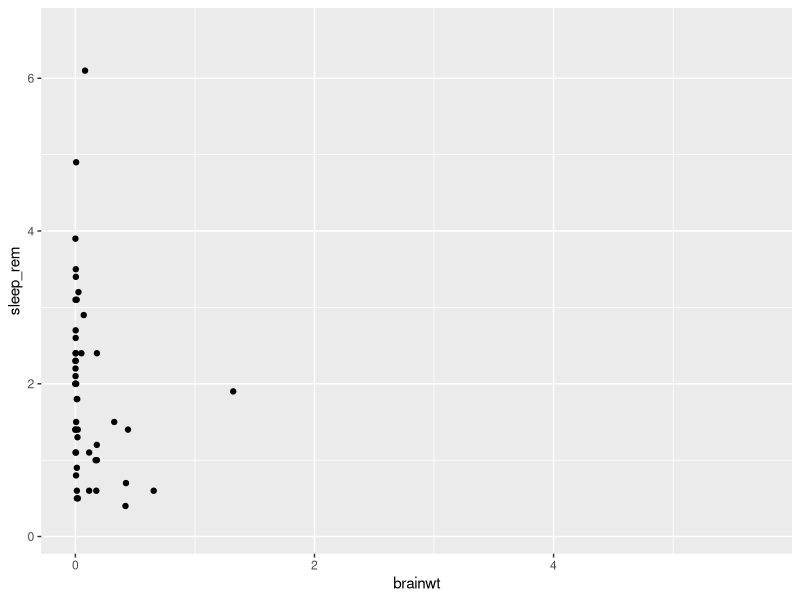
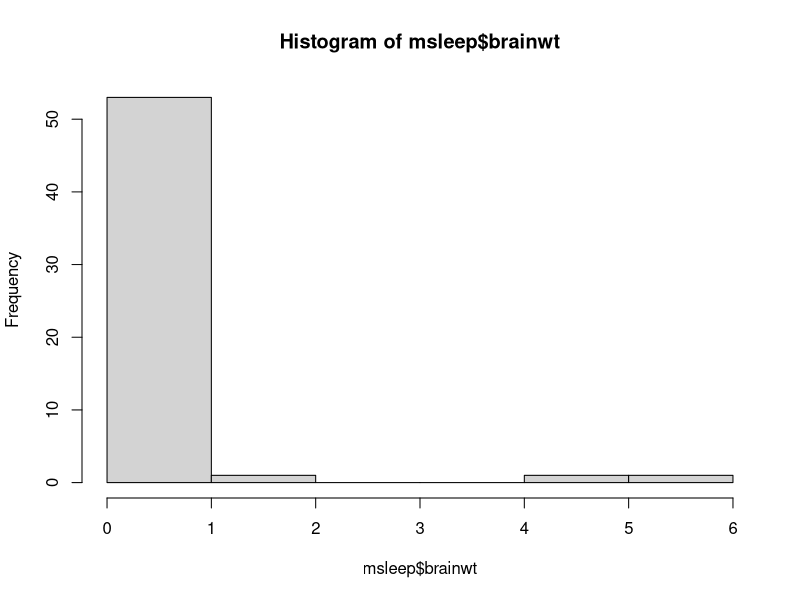
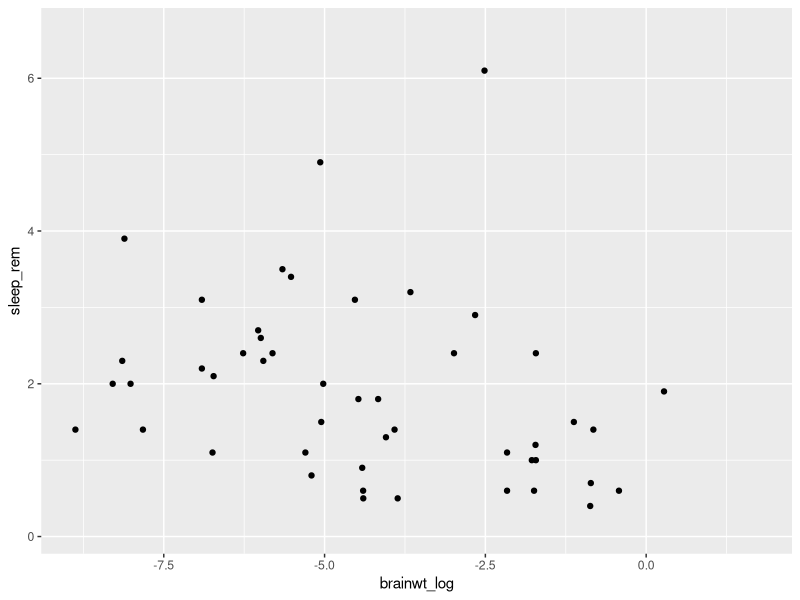
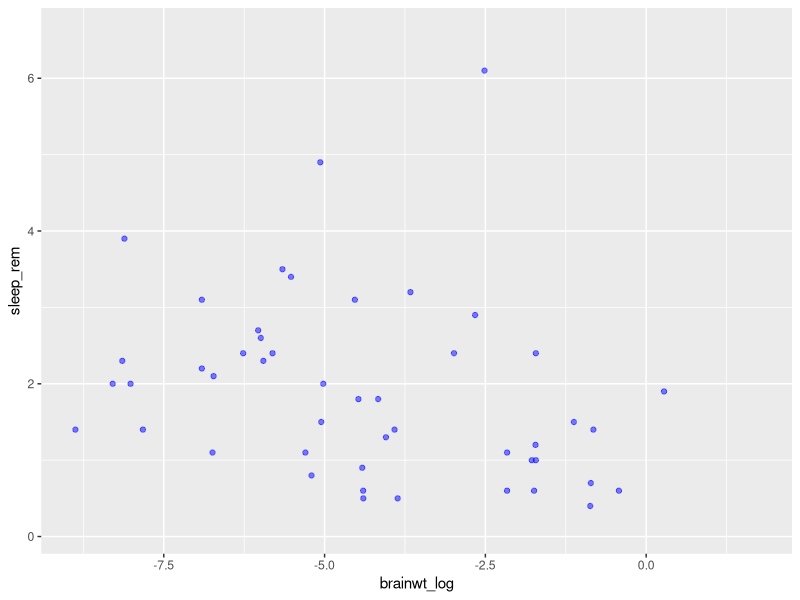
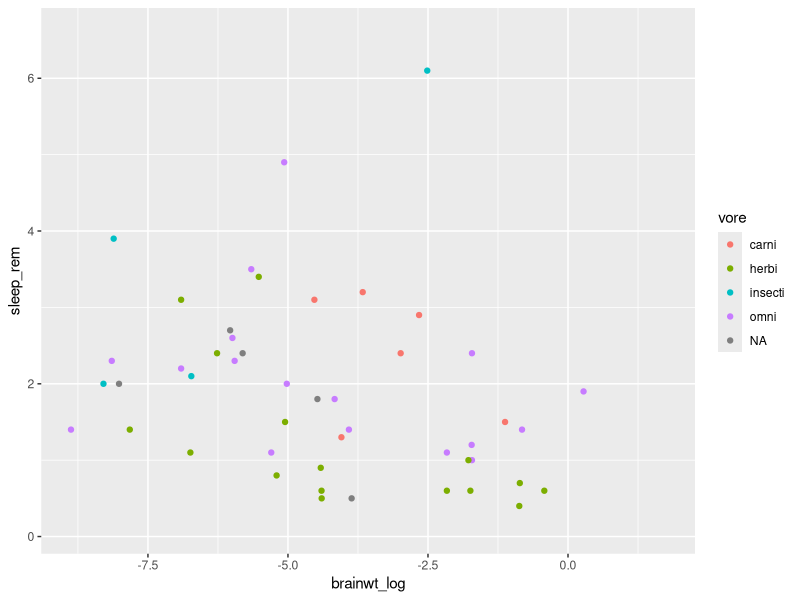
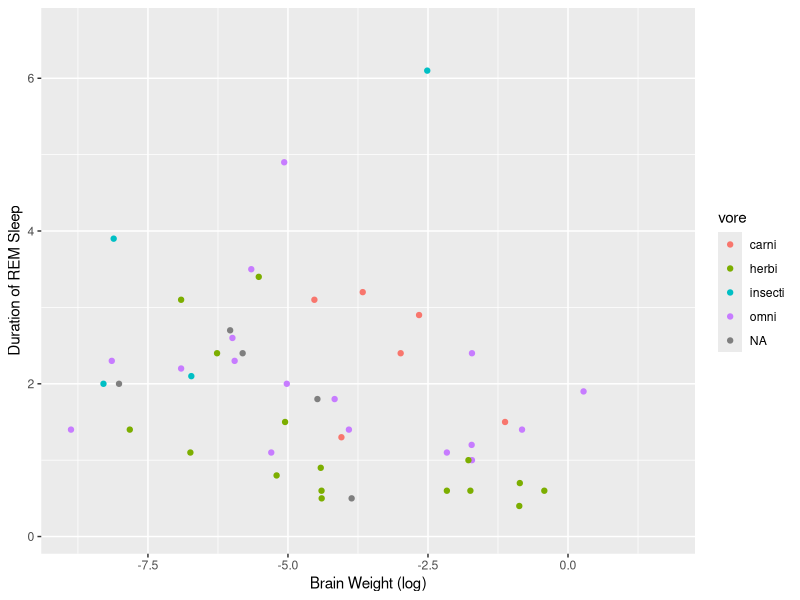
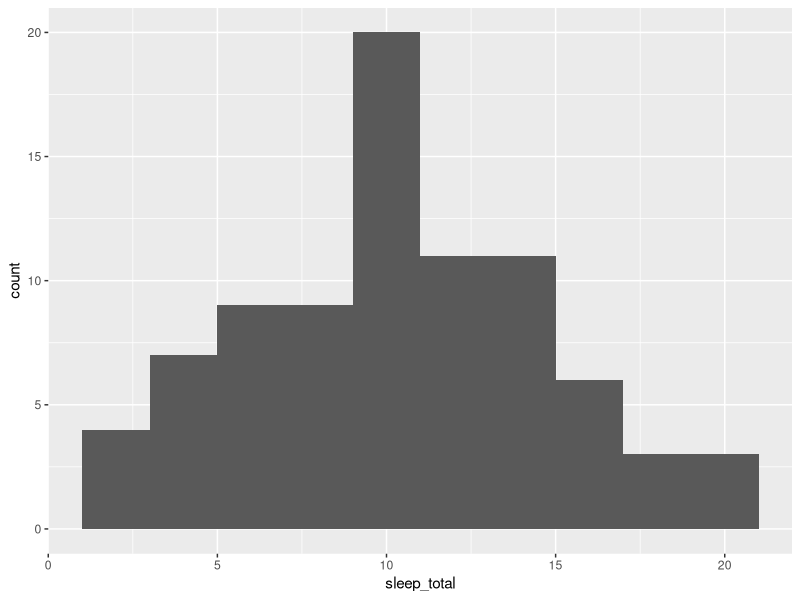
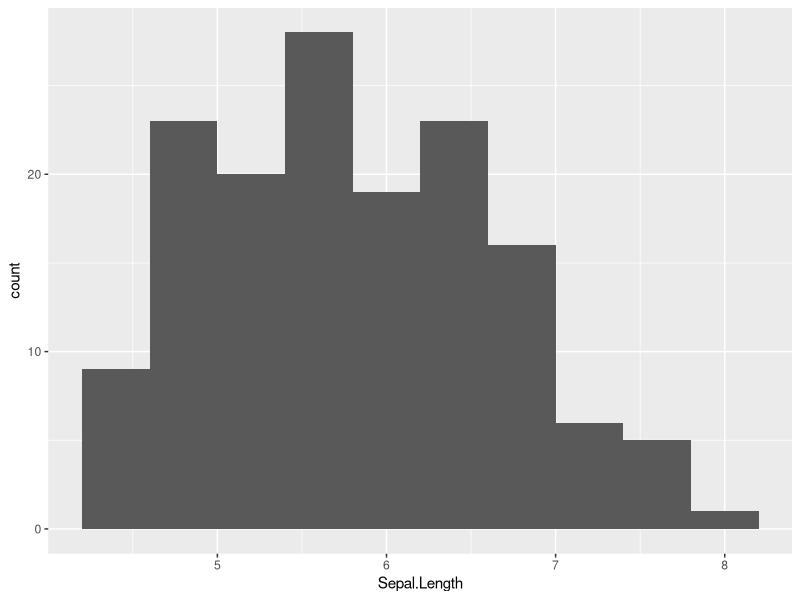

Here is the R script that generated these plots, in order:
## ---- chunk 1
library(ggplot2)
library(tidyverse)
## ---- chunk 2
head(msleep)
## ---- chunk 3
my_plot <- ggplot(data = msleep, aes(x = brainwt, y = sleep_rem))
## ---- chunk 4
my_plot + geom_point()
## ---- chunk 5
hist(msleep$brainwt)
summary(msleep$brainwt)
## ---- chunk 6
msleep2 <- msleep %>% mutate(brainwt_log = log(brainwt))
ggplot(msleep2, aes(x = brainwt_log, y = sleep_rem)) + geom_point()
## ---- chunk 7
ggplot(data = msleep2, aes(x = brainwt_log, y = sleep_rem)) +
    geom_point(alpha = 0.5, color = "blue")
## ---- chunk 8
ggplot(msleep2, aes(x = brainwt_log, y = sleep_rem, color = vore)) + 
  geom_point()
## ---- chunk 9
ggplot(msleep2, aes(x = brainwt_log, y = sleep_rem, color = vore)) + 
  geom_point() + 
  labs(x = "Brain Weight (log)", 
       y = "Duration of REM Sleep")
## ---- chunk 10
ggplot(msleep, aes(x = sleep_total)) +
    geom_histogram(bins = 10)
## ---- chunk 11
ggplot(iris, aes(x = Sepal.Length)) +
    geom_histogram(bins = 10)
## ---- chunk 12
ggplot(data = msleep, aes(x = vore)) + 
  geom_bar()
## ---- chunk 13
ggplot(data = msleep, aes(x = vore, y = sleep_total)) + 
  geom_boxplot()
## ---- chunk 14
ggplot(data = iris, aes(x = Species, y = Sepal.Length)) + 
  geom_boxplot()
## ---- chunk 15
ggplot(msleep, aes(x = sleep_total, fill = vore)) +
    geom_histogram(bins = 10)
## ---- chunk 16
ggplot(iris, aes(x = Sepal.Length, fill = Species)) +
    geom_histogram(bins = 10)
## ---- chunk 17
ggplot(msleep, aes(x = vore, y = sleep_total, color = conservation)) +
    geom_boxplot() 
## ---- chunk 18
temp.data <- cbind(log(msleep$brainwt), log(msleep$bodywt))
head(temp.data)
## ---- chunk 19
heatmap(temp.data, labCol = c("brainwt", "bodywt"), cexCol = 1)
## ---- chunk 20
heatmap(temp.data, scale = "col", labRow = msleep$name, labCol = c("brainwt", "bodywt"), cexCol = 1)
## ---- chunk 21
temp.data2 <- cbind(temp.data, msleep$sleep_total, msleep$sleep_rem)
heatmap(temp.data2, scale = "col", labRow = msleep$name,
        labCol = c("brainwt", "bodywt", "total_sleep"), cexCol = 1)
